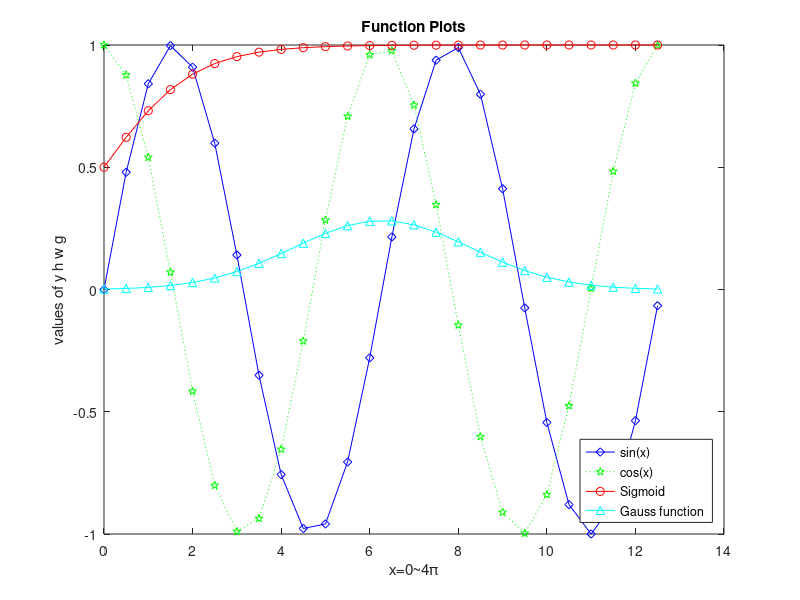

Here is the MATLAB script that generated this plot:
x=0:0.5:4*pi;
y=sin(x);
h=cos(x);
w=1./(1+exp(-x));
g=(1/(2*pi*2)^0.5).*exp((-1.*(x-2*pi).^2./(2*2^2)));
plot(x,y,'bd-',x,h,'gp:',x,w,'ro-',x,g,'c^-');
xlabel('x=0~4\pi');
ylabel('values of y h w g');
title('Function Plots');
% legend('sin(x)','cos(x)','Sigmoid','Gauss function ');
legend('sin(x)','cos(x)','Sigmoid','Gauss function ','Location','southeast');
